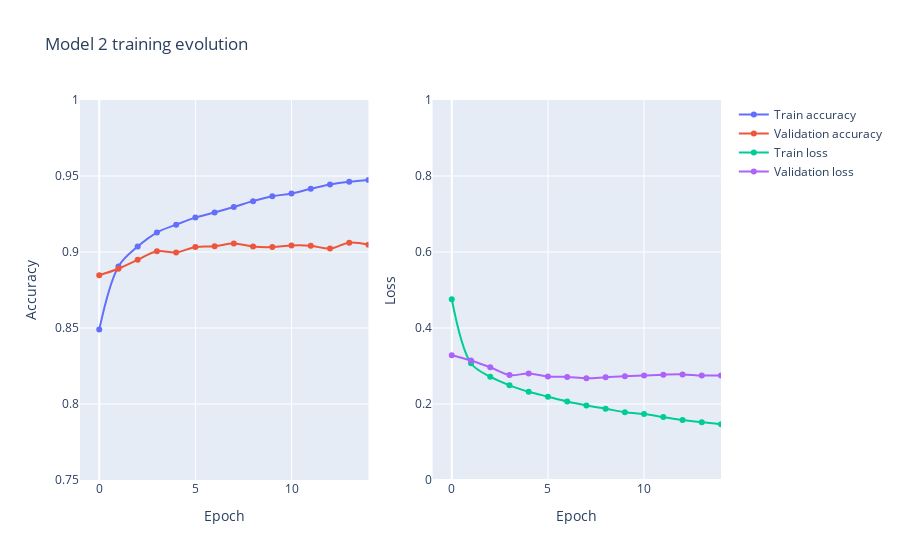

Notebook code cell kept with this figure:
### Code cell
fig = make_subplots(rows=1, cols=2)

history =  json.load(open('model_history/model2_history', 'r'))

fig.add_trace(go.Scatter(y=history['accuracy'],
                    mode='lines+markers',
                    name='Train accuracy',
                    line_shape='spline'), row=1, col=1)

fig.add_trace(go.Scatter(y=history['val_accuracy'],
                    mode='lines+markers',
                    name='Validation accuracy',
                    line_shape='spline'), row=1, col=1)

fig.add_trace(go.Scatter(y=history['loss'],
                    mode='lines+markers',
                    name='Train loss',
                    line_shape='spline'), row=1, col=2)

fig.add_trace(go.Scatter(y=history['val_loss'],
                    mode='lines+markers',
                    name='Validation loss',
                    line_shape='spline'), row=1, col=2)

# Update yaxis properties
fig.update_yaxes(title_text="Accuracy", range=[.75,1], row=1, col=1)
fig.update_yaxes(title_text="Loss", range=[0,1], row=1, col=2)
fig.update_xaxes(title_text="Epoch", range=[-1,14],row=1, col=1)
fig.update_xaxes(title_text="Epoch", range=[-1,14], row=1, col=2)

fig.update_layout( title_text="Model 2 training evolution")
fig.show()

### Figure 1 — Plotly figure (JSON) as saved in the notebook; plotly's stock layout.template omitted (floating-point values rounded to 4 significant figures)
{"data": [{"line": {"shape": "spline"}, "mode": "lines+markers", "name": "Train accuracy", "type": "scatter", "xaxis": "x", "y": [0.849, 0.8905, 0.9036, 0.9128, 0.918, 0.9226, 0.926, 0.9296, 0.9335, 0.9367, 0.9385, 0.9416, 0.9444, 0.9463, 0.9474], "yaxis": "y"}, {"line": {"shape": "spline"}, "mode": "lines+markers", "name": "Validation accuracy", "type": "scatter", "xaxis": "x", "y": [0.8848, 0.889, 0.8948, 0.9005, 0.8997, 0.9033, 0.9038, 0.9056, 0.9036, 0.9032, 0.9043, 0.9042, 0.9022, 0.9062, 0.9047], "yaxis": "y"}, {"line": {"shape": "spline"}, "mode": "lines+markers", "name": "Train loss", "type": "scatter", "xaxis": "x2", "y": [0.4755, 0.3072, 0.2718, 0.2492, 0.2324, 0.2192, 0.2064, 0.1963, 0.1877, 0.1782, 0.1735, 0.1656, 0.1579, 0.1517, 0.147], "yaxis": "y2"}, {"line": {"shape": "spline"}, "mode": "lines+markers", "name": "Validation loss", "type": "scatter", "xaxis": "x2", "y": [0.3285, 0.3146, 0.2966, 0.276, 0.2803, 0.2721, 0.2714, 0.268, 0.2704, 0.2729, 0.2749, 0.277, 0.2779, 0.2749, 0.2751], "yaxis": "y2"}], "layout": {"title": {"text": "Model 2 training evolution"}, "xaxis": {"anchor": "y", "domain": [0, 0.45], "range": [-1, 14], "title": {"text": "Epoch"}}, "xaxis2": {"anchor": "y2", "domain": [0.55, 1], "range": [-1, 14], "title": {"text": "Epoch"}}, "yaxis": {"anchor": "x", "domain": [0, 1], "range": [0.75, 1], "title": {"text": "Accuracy"}}, "yaxis2": {"anchor": "x2", "domain": [0, 1], "range": [0, 1], "title": {"text": "Loss"}}}}
